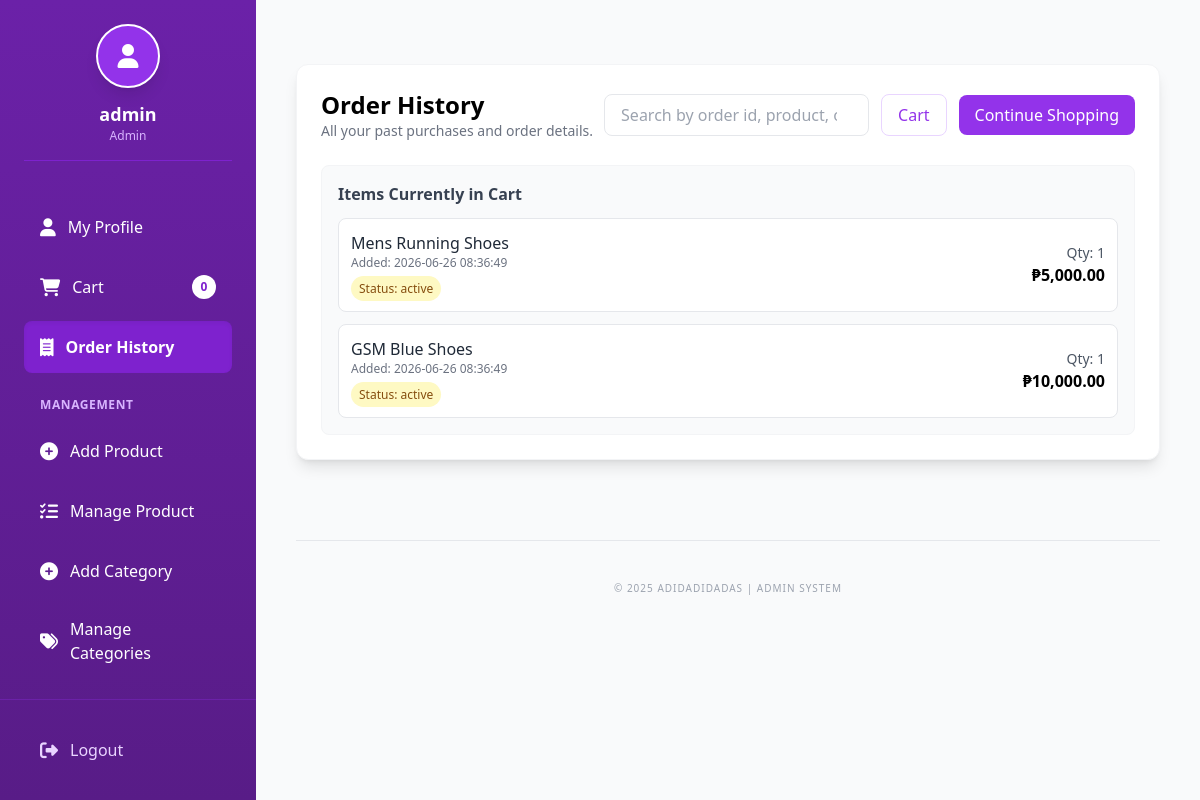
/dashboard.php?content=history (signed in), run on the app's committed database.
### tables this page shows
CREATE TABLE `tbl_orders` (
  `order_id` int(11) NOT NULL AUTO_INCREMENT,
  `customerID` int(11) NULL,
  `product_id` int(11) NOT NULL,
  `quantity` int(11) NOT NULL DEFAULT 1,
  `price` decimal(10,2) NOT NULL,
  `total` decimal(10,2) GENERATED ALWAYS AS (quantity * price) STORED,
  `status` enum('active', 'purchased', 'removed', 'cancelled') DEFAULT 'active',
  `added_at` timestamp DEFAULT CURRENT_TIMESTAMP,
  `updated_at` timestamp DEFAULT CURRENT_TIMESTAMP ON UPDATE CURRENT_TIMESTAMP,
  PRIMARY KEY (`order_id`),
  INDEX `idx_customerID` (`customerID`),
  INDEX `idx_product_id` (`product_id`),
  INDEX `idx_status` (`status`),
  INDEX `idx_added_at` (`added_at`),
  FOREIGN KEY (`customerID`) REFERENCES `tbl_customers` (`customerID`) ON DELETE CASCADE,
  FOREIGN KEY (`product_id`) REFERENCES `tbl_products` (`product_id`) ON DELETE CASCADE
);

CREATE TABLE `tbl_products` (
  `product_id` int(11) NOT NULL AUTO_INCREMENT,
  `product_name` varchar(250) NOT NULL,
  `price` decimal(10,2) NOT NULL,
  `quantity` int(11) NOT NULL DEFAULT 0,
  `category_id` int(11) NOT NULL,
  `image_path` varchar(255) NULL,
  `description` text NULL,
  `created_at` timestamp DEFAULT CURRENT_TIMESTAMP,
  `updated_at` timestamp DEFAULT CURRENT_TIMESTAMP ON UPDATE CURRENT_TIMESTAMP,
  PRIMARY KEY (`product_id`),
  INDEX `idx_category_id` (`category_id`),
  INDEX `idx_product_name` (`product_name`),
  INDEX `idx_price` (`price`),
  FOREIGN KEY (`category_id`) REFERENCES `tbl_categories` (`category_id`) ON DELETE RESTRICT
);

### order_history.php (the view, shortened to what this page needs)
<?php
include 'connection.php';
$orders = [];
$cart_items = [];
$uid = intval($_SESSION['user_id']);
$user_col = 'user_id';
$colCheck = mysqli_query($conn, "SHOW COLUMNS FROM tbl_orders LIKE 'customerID'");
if ($colCheck && mysqli_num_rows($colCheck) > 0) {
    $user_col = 'customerID';
}
$user_val = $uid;
$cstmt = $conn->prepare("SELECT o.order_id,o.product_id,o.quantity,p.price,o.status,o.added_at,p.product_name FROM tbl_orders o LEFT JOIN tbl_products p ON o.product_id = p.product_id WHERE o.$user_col = ? AND o.status = 'active' ORDER BY o.added_at DESC");
$cstmt->bind_param('i', $user_val);
$cstmt->execute();
$cres = $cstmt->get_result();
if ($cres) {
    while ($r = $cres->fetch_assoc()) $cart_items[] = $r;
}
function render_order_history($orders, $cart_items = []) {
    ?>
    <div class="bg-white rounded-xl shadow-lg border border-gray-100 p-6 mt-6">
        <div class="flex items-center justify-between mb-6">
            <div>
                <h2 class="text-2xl font-bold">Order History</h2>
                <p class="text-sm text-gray-500">All your past purchases and order details.</p>
            </div>
            <div class="flex items-center gap-3">
                <input type="search" id="filter" placeholder="Search by order id, product, or date" class="px-4 py-2 border border-gray-200 rounded-lg focus:outline-none focus:ring-2 focus:ring-purple-500" />
                <a href="cart.php" class="inline-flex items-center gap-2 px-4 py-2 border border-purple-200 text-purple-600 rounded-lg hover:bg-purple-50">Cart</a>
                <a href="index.php#products" class="inline-flex items-center gap-2 px-4 py-2 bg-purple-600 text-white rounded-lg hover:bg-purple-700">Continue Shopping</a>
            </div>
        </div>
        <?php if (empty($orders) && empty($cart_items)): ?>
            <div class="text-center py-12">
                <svg class="mx-auto w-16 h-16 text-gray-300" fill="none" viewBox="0 0 24 24" stroke="currentColor"><path stroke-linecap="round" stroke-linejoin="round" stroke-width="2" d="M3 3h18v6H3V3zM3 13h18v8H3v-8z"/></svg>
                <h3 class="mt-4 text-lg font-semibold">No orders found</h3>
                <p class="text-sm text-gray-500 mt-2">Looks like you haven't placed any orders yet.</p>
                <a href="index.php" class="mt-4 inline-block px-6 py-2 bg-blue-500 text-white rounded-lg hover:bg-blue-600">Continue Shopping</a>
            </div>
        <?php else: ?>
            <div class="space-y-6">
                <?php if (!empty($cart_items)): ?>
                    <div class="bg-gray-50 rounded-lg p-4 border border-gray-100">
                        <h3 class="font-semibold text-gray-700 mb-3">Items Currently in Cart</h3>
                        <div class="grid grid-cols-1 gap-3">
                            <?php foreach ($cart_items as $item):
                                $subtotal = floatval($item['price']) * intval($item['quantity']);
                            ?>
                            <div class="flex justify-between items-center p-3 bg-white rounded-lg border">
                                <div>
                                    <div class="font-medium text-gray-800"><?php echo htmlspecialchars($item['product_name'] ?? 'Product'); ?></div>
                                    <div class="text-xs text-gray-500">Added: <?php echo htmlspecialchars($item['added_at'] ?? $item['created_at'] ?? ''); ?></div>
                                    <div class="mt-1">
                                        <span class="px-2 py-1 text-xs rounded-full bg-yellow-100 text-yellow-800">Status: <?php echo htmlspecialchars($item['status'] ?? 'active'); ?></span>
                                    </div>
                                </div>
                                <div class="text-right">
                                    <div class="text-sm text-gray-600">Qty: <?php echo intval($item['quantity']); ?></div>
                                    <div class="font-semibold">₱<?php echo number_format($subtotal,2); ?></div>
                                </div>
                            </div>
                            <?php endforeach; ?>
                        </div>
                    </div>
                <?php endif; ?>
            </div>
        <?php endif; ?>
    </div>
    <?php
    return ob_get_clean();
}
if (basename($_SERVER['PHP_SELF']) !== basename(__FILE__)) {
    echo render_order_history($orders, $cart_items);
    return;
}
?>

### dashboard.php (style rules this page uses)
body { overflow: hidden; }

### data on the page
tbl_orders: product.product_name "Mens Running Shoes", added_at "2026-06-26 08:36:49", status "active", quantity "1", subtotal "5,000.00"
tbl_orders: product.product_name "GSM Blue Shoes", added_at "2026-06-26 08:36:49", status "active", quantity "1", subtotal "10,000.00"

### other printed values
$_SESSION['username'] "admin"
$_SESSION['userType'] "Admin"
$cartCount "0"
